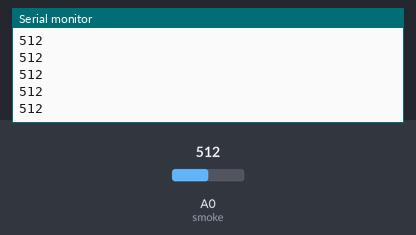
The sketch below on a simulated Arduino Uno, built with avr-gcc and run on an emulated ATmega328P. Parts: the last lines printed to the serial monitor. The inputs (shaded band) are chosen by the test bench; at power-on: A0 (smoke) = 512.

Above: at 1.2 s.
1.3 s: A0 (smoke) set to 716
At 1.56 s:
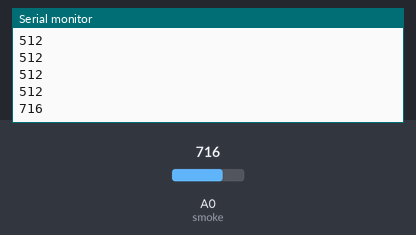
2.8 s: A0 (smoke) set to 900
At 2.96 s:
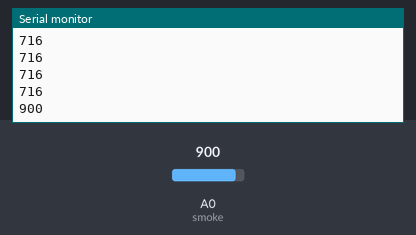
Timing chart, 0 to 5.8 s (numbered marks = the images above; inputs shaded):
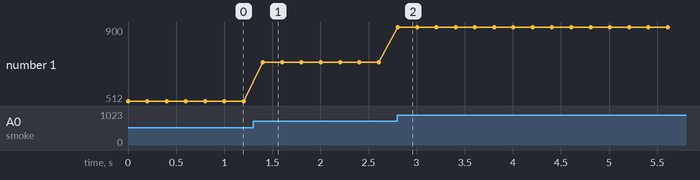

The sketch:

gasTest.ino
```cpp
int smoke = A0;
void setup() {
  // put your setup code here, to run once:
  pinMode(smoke, INPUT);
    Serial.begin(115200);
}

void loop() {
  // put your main code here, to run repeatedly:
  int analogSensor = analogRead(smoke);
  Serial.println(analogSensor);
    delay(200);
}
```

Measured:
- after the input at 1.3 s, the serial monitor: prints a new line after 0.10 s (image 1)
- after the input at 2.8 s, the serial monitor: prints a new line at once (image 2)
- plotted number 1: 512 → 716 after the input at 1.3 s, 716 → 900 after the input at 2.8 s
